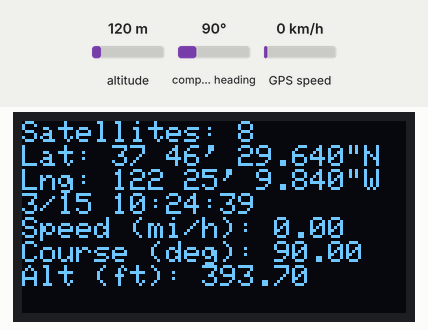
Simulated run of this sketch. Board: ESP32. Parts: 128×64 one-colour display. The inputs (shaded band) are chosen by the test bench; at power-on: altitude 120 m, compass heading 90°, GPS speed 0 km/h. The display library's start-up logo is not drawn; storage starts empty; the GPS gets a fix after 3 s at 37.7749, -122.4194 with 8 satellites.

Above: at 10.3 s.
10.4 s: altitude set to 20 m
At 15.0 s:
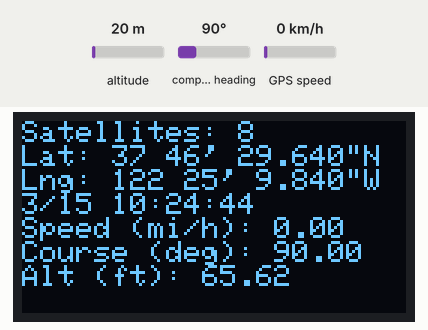
19.8 s: compass heading set to 7°
At 25.4 s:
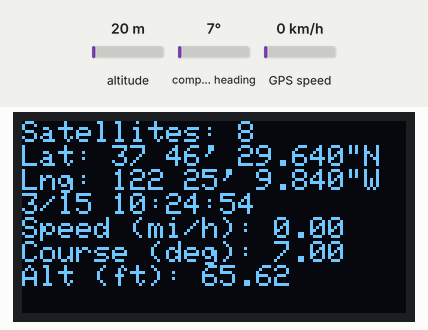
25.9 s: GPS speed set to 2 km/h
At 30.0 s:
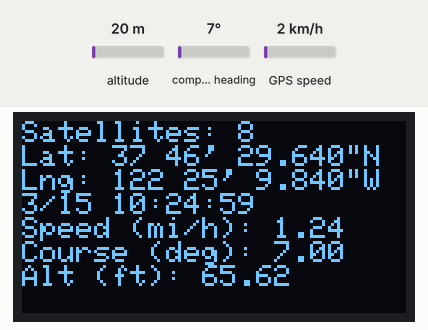
35.3 s: altitude set to 250 m
At 40.3 s:
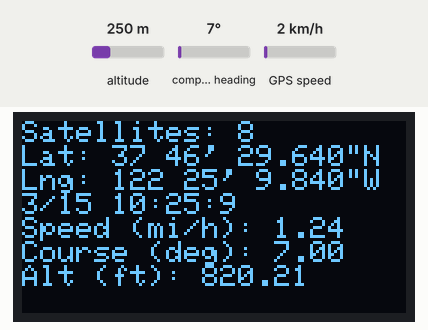
Timing chart, 0 to 41.8 s (numbered marks = the images above; inputs shaded):
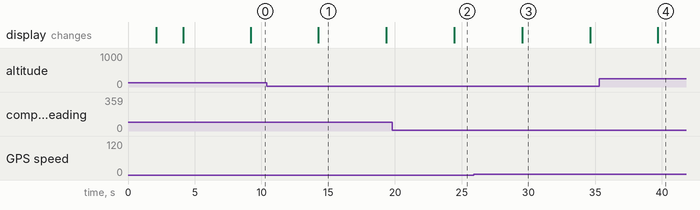

The sketch:

gps.ino
```cpp
#include <SPI.h>
#include <Wire.h>
#include <Adafruit_GFX.h>
#include <Adafruit_SSD1306.h>

#include "SdFat.h"

SdFat sd;
SdFile dataFile;

const char* fileName = "gpsTracker.csv";

#define SD_CS_PIN 5

#include <TinyGPSPlus.h>

#define SCREEN_WIDTH 128
#define SCREEN_HEIGHT 64
#define OLED_RESET     -1
#define SCREEN_ADDRESS 0x3C

Adafruit_SSD1306 display(SCREEN_WIDTH, SCREEN_HEIGHT, &Wire, OLED_RESET);

#define RXPin 3
#define TXPin 2

TinyGPSPlus gps;

void setup() {

  // init display
  if(!display.begin(SSD1306_SWITCHCAPVCC, SCREEN_ADDRESS)) {
    while(true); // Halt execution
  }
  display.display();  // Adafruit logo
  delay(2000);
  display.setTextSize(1);
  display.setTextColor(SSD1306_WHITE);
  display.clearDisplay();
  display.setCursor(0, 0);

  // init gps serial
  Serial1.begin(9600, SERIAL_8N1, RXPin, TXPin);

  // init SD
  pinMode(SD_CS_PIN, OUTPUT);

  if (!sd.begin(SD_CS_PIN, SPI_HALF_SPEED)) {
    display.println("SD card init fail!");
    display.display();
    while(true); // Halt execution
  } else {
    display.println("SD card init success.");
    display.display();
    delay(2000);
  }

  // Open file
  if (!dataFile.open(fileName, O_RDWR | O_CREAT | O_APPEND)) {
    display.println("Open file fail!");
    display.display();
    while(true); // Halt execution
  } else {
    display.println("Writing to file.");
  }

  // write header
  dataFile.println("------------------RESTART-----------------");
  dataFile.println("date,time,lat_dec,lng_dec,speed_mph,alt_ft");
  dataFile.close();

  // begin GPS search
  display.println("Searching... ");
  display.display();
  delay(5000);

}

void loop() {

  while (Serial1.available() > 0){
    gps.encode(Serial1.read());
    if (gps.location.isUpdated()){

      // log data
      dataFile.open(fileName, O_RDWR | O_APPEND);
      dataFile.print(gps.date.month());
      dataFile.print("-");
      dataFile.print(gps.date.day());
      dataFile.print(",");
      dataFile.print(gps.time.hour());
      dataFile.print(":");
      dataFile.print(gps.time.minute());
      dataFile.print(":");
      dataFile.print(gps.time.second());
      dataFile.print(",");
      dataFile.print(gps.location.lat(), 6);
      dataFile.print(",");
      dataFile.print(gps.location.lng(), 6);
      dataFile.print(",");
      dataFile.print(gps.speed.mph());
      dataFile.print(",");
      dataFile.print(gps.altitude.feet());
      dataFile.println();
      dataFile.close();

      // display
      display.clearDisplay();
      display.setCursor(0, 0);

      display.print("Satellites: ");
      display.print(gps.satellites.value());
      display.println();

      display.print("Lat: ");
      display.print(convertLatLng(gps.location.lat(), false));
      display.println();
      display.print("Lng: ");
      display.print(convertLatLng(gps.location.lng(), true));
      display.println();

      display.print(gps.date.month());
      display.print("/");
      display.print(gps.date.day());
      display.print(" ");
      display.print(gps.time.hour());
      display.print(":");
      display.print(gps.time.minute());
      display.print(":");
      display.print(gps.time.second());
      display.println();

      display.print("Speed (mi/h): ");
      display.print(gps.speed.mph());
      display.println();

      display.print("Course (deg): ");
      display.print(gps.course.deg());
      display.println();

      display.print("Alt (ft): ");
      display.print(gps.altitude.feet());
      display.println();

      display.display();
    }
  }

  // log GPS every 5 seconds
  delay(5000);

}


String convertLatLng(double decimalDegrees, bool islng) {

  char sign;

  if (islng) {
    sign = (decimalDegrees < 0) ? 'W' : 'E';
  }
  else {
    sign = (decimalDegrees < 0) ? 'S' : 'N';
  }

  decimalDegrees = abs(decimalDegrees);
  long degrees = long(decimalDegrees);
  double decimalMinutes = (decimalDegrees - degrees) * 60;
  int minutes = int(decimalMinutes);
  double seconds = (decimalMinutes - minutes) * 60;

  String deg = String(degrees) + " " + String(minutes) + "' " + String(seconds, 3) + "\"" + String(sign);

  return deg;
}
```

Measured:
- after the input at 19.8 s, the display: changes after 4.6 s (image 2)
- after the input at 35.3 s, the display: changes after 4.4 s (image 4)
- what the display in image 1 shows lasts 5.1 s, from 14.3 s to 19.4 s
